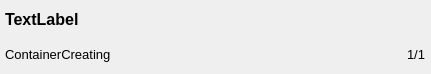
<?xml version="1.0" encoding="UTF-8"?>
<ui version="4.0">
 <class>PodItemWidget</class>
 <widget class="QWidget" name="PodItemWidget">
  <property name="geometry">
   <rect>
    <x>0</x>
    <y>0</y>
    <width>431</width>
    <height>74</height>
   </rect>
  </property>
  <property name="windowTitle">
   <string>Form</string>
  </property>
  <property name="styleSheet">
   <string notr="true"/>
  </property>
  <layout class="QVBoxLayout" name="verticalLayout">
   <property name="leftMargin">
    <number>5</number>
   </property>
   <property name="topMargin">
    <number>5</number>
   </property>
   <property name="rightMargin">
    <number>5</number>
   </property>
   <property name="bottomMargin">
    <number>5</number>
   </property>
   <item>
    <layout class="QHBoxLayout" name="horizontalLayout">
     <item>
      <widget class="QLabel" name="lbl_pod_name">
       <property name="font">
        <font>
         <pointsize>12</pointsize>
         <weight>75</weight>
         <bold>true</bold>
        </font>
       </property>
       <property name="text">
        <string>TextLabel</string>
       </property>
      </widget>
     </item>
    </layout>
   </item>
   <item>
    <layout class="QHBoxLayout" name="horizontalLayout_2">
     <item>
      <widget class="QLabel" name="lbl_pod_status">
       <property name="font">
        <font>
         <pointsize>10</pointsize>
        </font>
       </property>
       <property name="text">
        <string>ContainerCreating</string>
       </property>
      </widget>
     </item>
     <item>
      <spacer name="horizontalSpacer">
       <property name="orientation">
        <enum>Qt::Horizontal</enum>
       </property>
       <property name="sizeHint" stdset="0">
        <size>
         <width>40</width>
         <height>20</height>
        </size>
       </property>
      </spacer>
     </item>
     <item>
      <widget class="QLabel" name="lbl_pod_count">
       <property name="font">
        <font>
         <pointsize>10</pointsize>
         <italic>false</italic>
        </font>
       </property>
       <property name="text">
        <string>1/1</string>
       </property>
      </widget>
     </item>
    </layout>
   </item>
  </layout>
 </widget>
 <resources/>
 <connections/>
</ui>
